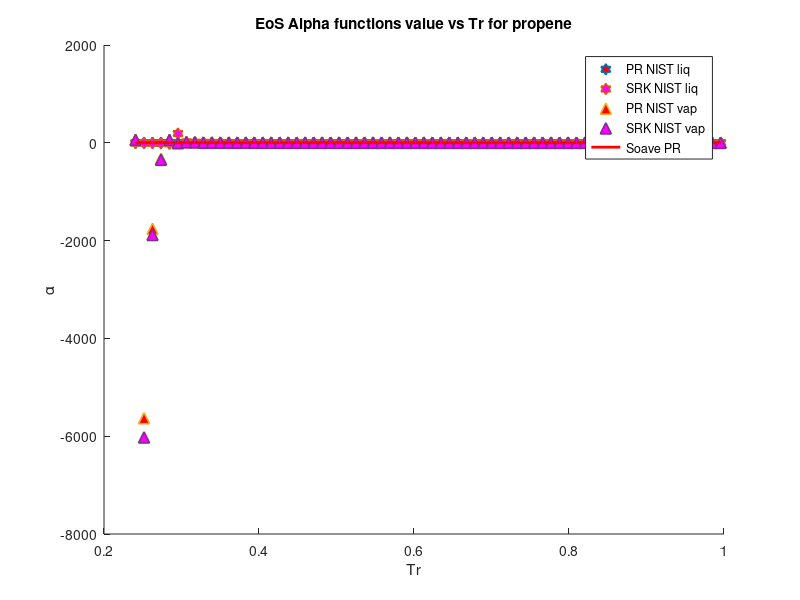

Here is the MATLAB script that generated this plot:
clear 
clc
load propene_sat_data.mat
%alpha PR & SRK for propene
P = P*10^6;
omega = 0.1408; %Acentric factor
Tc = 365.57; %K
Pc = 4664600; %Pa
R = 8.31446 %J/K*mol
Zc = 0.278;
b1 = 0.07780*(R*Tc/Pc);
a1 = 0.45724*(((R^2)*(Tc^2))/Pc);
b2 = 0.08664*(R*Tc/Pc);
a2 = 0.42747*(((R^2)*(Tc^2))/Pc);
omega_c = 1-3*Zc;
omega_b = 0.08446114781;
omega_a = 3*Zc^2+3*(1-2*Zc)*omega_b+omega_b^2+1-3*Zc;
a3 = omega_a*(((R^2)*(Tc^2))/Pc);
b3 = omega_b*(R*Tc/Pc);
c3 = omega_c*(R*Tc/Pc);
T = 88; %k
M = 42.08/1000; %kg/mol
S1=0.37464+1.54226*omega-0.26992*omega^2;
S2=0.48508+1.55171*omega-0.176*omega^2;

for i = 1:1:70
   Pr = P/Pc; 
   Tr = T/Tc;
   Tr_list(i)=Tr;
   Vm_liq(i) = M/rho_liq(i);
   Vm_vap(i) = M/rho_vap(i);
   alpha_PT_liq(i) = ((R*T)/(Vm_liq(i)-b3)-P(i))*((Vm_liq(i)^2+b3*Vm_liq(i)+c3*Vm_liq(i)-c3*b3)/a3);
   alpha_PT_vap(i) = ((R*T)/(Vm_vap(i)-b3)-P(i))*((Vm_vap(i)^2+b3*Vm_vap(i)+c3*Vm_vap(i)-c3*b3)/a3);
   alpha_PR_liq(i) = ((R*T)/(Vm_liq(i)-b1)-P(i))*((Vm_liq(i)^2+2*b1*Vm_liq(i)-b1^2)/a1)
   alpha_SRK_liq(i) = ((R*T)/(Vm_liq(i)-b2)-P(i))*((Vm_liq(i)^2+b2*Vm_liq(i))/a2);
   alpha_PR_vap(i) = ((R*T)/(Vm_vap(i)-b1)-P(i))*((Vm_vap(i)^2+2*b1*Vm_vap(i)-b1^2)/a1);
   alpha_SRK_vap(i) = ((R*T)/(Vm_vap(i)-b2)-P(i))*((Vm_vap(i)^2+b2*Vm_vap(i))/a2);
   alpha_soave_PR(i) =(1+S1*(1-sqrt(Tr)))^2;
   alpha_soave_SRK(i) =(1+S2*(1-sqrt(Tr)))^2;
   alpha_Gasem(i) = exp((1.943+0.926*Tr)*(1-(Tr)^0.1441));
%    alpha_twu(i) = (Tr)^(0.081043)*exp(0.915696*(1-(Tr)^(2.61622)));
   Temp(i)=T;
   T = T+4;
end
hold on

 plot(Tr_list,alpha_PR_liq,'h','MarkerSize',8,'MarkerFaceColor','r','LineWidth',1.2)
 %plot(Tr_list,alpha_PT_liq,'h','MarkerSize',8,'MarkerFaceColor','g','LineWidth',1.2)
 plot(Tr_list,alpha_SRK_liq,'h','MarkerSize',8,'MarkerFaceColor','m','LineWidth',1.2)
 plot(Tr_list,alpha_PR_vap,'^','MarkerSize',8,'MarkerFaceColor','r','LineWidth',1.2)
 %plot(Tr_list,alpha_PT_vap,'^','MarkerSize',8,'MarkerFaceColor','g','LineWidth',1.2)
 plot(Tr_list,alpha_SRK_vap,'^','MarkerSize',8,'MarkerFaceColor','m','LineWidth',1.2)
 plot(Tr_list,alpha_soave_PR,'r','LineWidth',2)
% plot(Tr_list,alpha_soave_SRK,'g','LineWidth',2)
% plot(Tr_list,alpha_Gasem,'b','LineWidth',2)

hold off
legend('PR NIST liq','SRK NIST liq','PR NIST vap','SRK NIST vap','Soave PR')
xlabel('Tr')
ylabel('\alpha')
title('EoS Alpha functions value vs Tr for propene')
